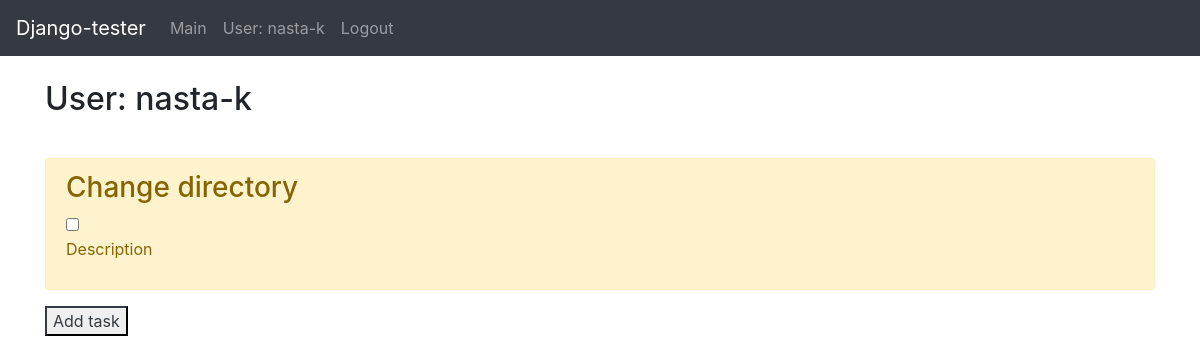
The page /user (signed in) on the database as committed earlier.
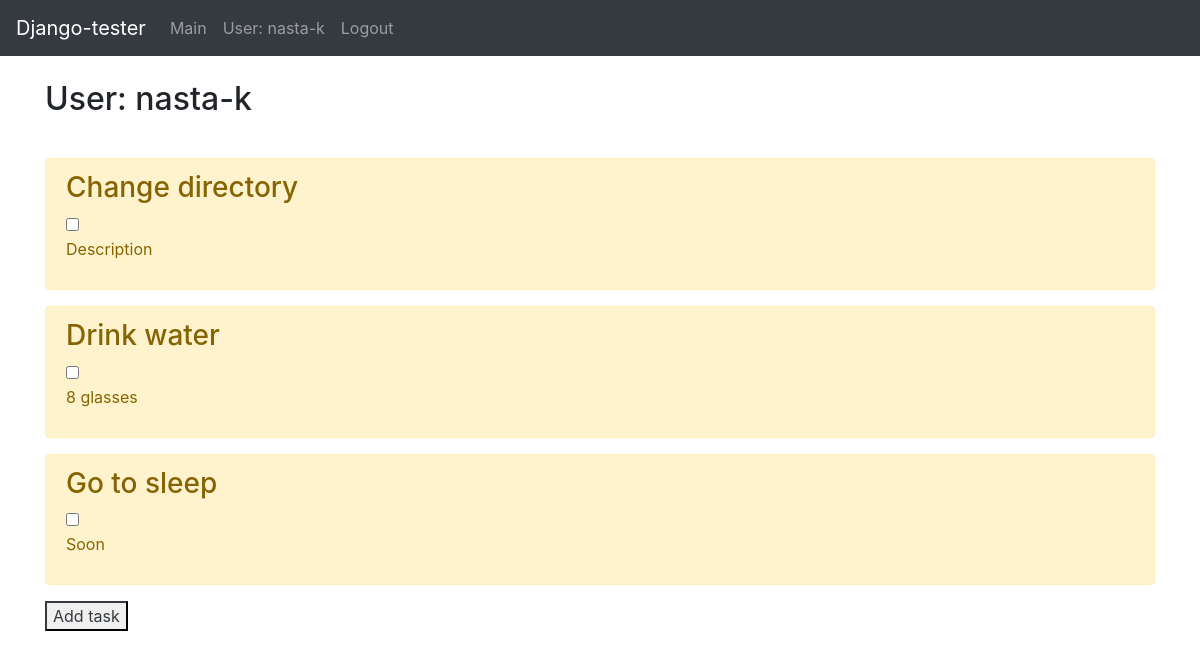
The same page on the database as committed later.
### main/models.py (models this page shows, shortened)
class Task(models.Model):
    title = models.CharField('Name', max_length=50)
    task = models.TextField('Description')
    author = models.CharField('Author', max_length=20, null=True, blank=True)
    is_done = models.BooleanField('Is_done')
    class Meta:
        verbose_name = 'Task'
        verbose_name_plural = 'My tasks'

### main/views.py (the view)
# urls.py: path('user', views.user, name='user_page'),
@login_required(redirect_field_name='main/index.html')
def user(request):
    tasks = Task.objects.filter(author__exact=request.user.username, is_done__exact=False)
    done_tasks = Task.objects.filter(author__exact=request.user.username, is_done__exact=True)
    return render(request, 'main/user_profile.html', {'title': request.user.username,
                                                      'tasks': tasks,
                                                      'done_tasks': done_tasks})

### main/templates/main/user_profile.html (shortened to what this page needs)
{% extends "main/base.html" %}
{% block content %}
    <br>
    <h2>User: {{ user.get_username }}</h2>
    <br>
    {% if tasks %}
        {% for el in tasks %}
            <div class="alert alert-warning mt-2" id="container">
                <h3>{{ el.title }}</h3>
                <input id="{{ el.id }}" name="check" type="checkbox"
                       onclick="window.location.href='{% url 'change_state' task_id=el.id %}'"/>
                <p>{{ el.task }}</p>
            </div>
        {% endfor %}
        <button class="button btn-outline-dark" onclick="window.location.href = '{% url 'create' %}';">Add task</button>
    {% else %}
        <p>You haven't created any tasks yet or already done everything</p>
        <a class="nav-link" href="{% url 'create' %}">Create task</a>
    {% endif %}
{% endblock %}

### main/templates/main/base.html (shortened to what this page needs)
<!doctype html>
<html lang="en">
<head>
    <link rel="stylesheet" href="https://stackpath.bootstrapcdn.com/bootstrap/4.5.2/css/bootstrap.min.css">
</head>
<body>
<nav class="navbar navbar-expand-md navbar-dark bg-dark">
    <a class="navbar-brand" href="#">Django-tester</a>
    <div class="collapse navbar-collapse" id="navbarsExampleDefault">
        <ul class="navbar-nav mr-auto">
            <li class="nav-item">
                <a class="nav-link" href="{% url 'home' %}">Main</a>
            </li>
            {% if user.is_authenticated %}
                <li class="nav-item"><a class="nav-link" href="{% url 'user_page' %}">User: {{ user.get_username }}</a>
                </li>
                <li class="nav-item"><a class="nav-link" href="{% url 'logout' %}?next={{ request.path }}">Logout</a>
                </li>
            {% else %}
                <li class="nav-item"><a class="nav-link" href="{% url 'login' %}?next={{ request.path }}">Login</a></li>
            {% endif %}
        </ul>
    </div>
</nav>
<div class="container">
    {% block content %}{% endblock %}
</div>
</body>
</html>

Rows that differ between the two databases and show on the page:
added Task: title "Drink water", task "8 glasses"
added Task: title "Go to sleep", task "Soon"
